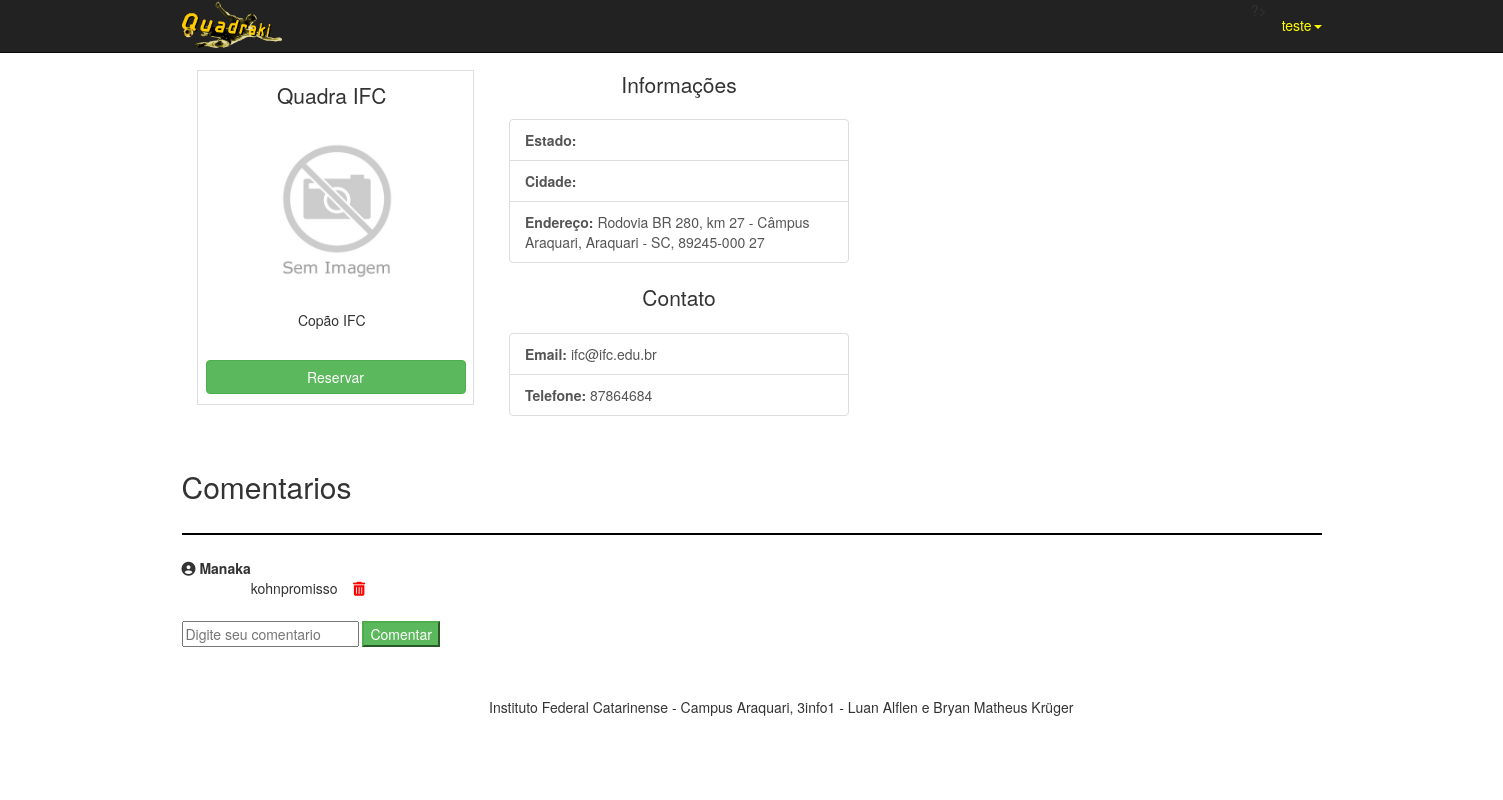
Page /TCC/app/Controlers/ControlerLocal.php?acao=show&idlocal=27 (signed in) on the committed database.
### tables this page shows
CREATE TABLE `usuarios` (
  `id_usuario` int(11) NOT NULL,
  `nome` varchar(50) NOT NULL,
  `login` varchar(150) NOT NULL,
  `senha` varchar(50) NOT NULL,
  `telefone` varchar(200) NOT NULL,
  `email` varchar(50) NOT NULL,
  `cpf` varchar(200) NOT NULL,
  `tipuser` varchar(30) NOT NULL
);

CREATE TABLE `locais` (
  `id_local` int(11) NOT NULL,
  `foto` varchar(300) DEFAULT NULL,
  `nome` varchar(150) NOT NULL,
  `email` varchar(150) NOT NULL,
  `endereco` varchar(150) NOT NULL,
  `numero` int(11) DEFAULT NULL,
  `telefone` int(15) NOT NULL,
  `descricao` varchar(300) NOT NULL,
  `id_estado` int(11) NOT NULL,
  `id_municipio` int(11) NOT NULL,
  `id_categoria` int(11) NOT NULL,
  `id_usuario` int(11) NOT NULL
);

CREATE TABLE `comentarios` (
  `id_comentario` int(11) NOT NULL,
  `data` timestamp NOT NULL DEFAULT CURRENT_TIMESTAMP,
  `texto` varchar(1000) NOT NULL,
  `id_usuario` int(11) NOT NULL,
  `id_local` int(11) NOT NULL
);

### TCC/app/Models/DBConnection.php (called while the page is built, shortened)
<?php
class DBConnection {
    public static $conexao = null;
    public static function getConexao(){
        try{
            if(self::$conexao == null){
                self::$conexao = new PDO("mysql:host=".self::HOST.";dbname=".self::NOMEBANCO, self::USUARIO, self::SENHA);
                self::$conexao->setAttribute(PDO::ATTR_ERRMODE, PDO::ERRMODE_EXCEPTION);
            }
            return self::$conexao;
        }catch(PDOException $e){
            die("Falhou a conexao ou ocorreu um erro banco: " . $e->getMessage());
        }
        return $conexao;
    }
}
?>

### TCC/app/Models/UsuarioCrud.php (called while the page is built, shortened)
<?php
require_once 'DBConnection.php';
require_once 'Usuario.php';
class UsuarioCrud
{
    private $conexao;
    public function __construct()
    {
        $this->conexao = DBConnection::getConexao();
    }
    public function getUsuarioId($iduser)
    {
        $sql = "select * from usuarios where id_usuario='{$iduser}'";
        $resultado = $this->conexao->query($sql);
        $usuario = $resultado->fetch(PDO::FETCH_ASSOC);
        $objetoUsuario = new Usuario(
            $usuario['nome'],
            $usuario['login'],
            $usuario['senha'],
            $usuario['email'],
            $usuario['telefone'],
            $usuario['cpf'],
            $usuario['tipuser'],
            $usuario['id_usuario']
        );
        return $objetoUsuario;
    }
}

### TCC/app/Models/Usuario.php (called while the page is built, shortened)
<?php
class Usuario
{
    public $nome;
    public function __construct($nome=null, $login=null, $senha=null, $email=null, $telefone=null, $cpf=null, $tipuser=null, $id=null){
        $this->nome = $nome;
    }
    public function getNome()
    {
        return $this->nome;
    }
}

### TCC/app/Models/LocalCrud.php (called while the page is built, shortened)
<?php
require_once 'DBConnection.php';
require_once 'Local.php';
class LocalCrud
{
    private $conexao;
    public function __construct()
    {
        $this->conexao = DBConnection::getConexao();
    }
    public function getLocal($id)
    {
        $sql = 'select * from locais where id_local='.$id;
        $resultado = $this->conexao->query($sql);
        $local = $resultado->fetch(PDO::FETCH_ASSOC);
        $objetoLocal = new Local(
            $local['foto']
            ,$local['nome'],
            $local['email'],
            $local['endereco'],
            $local['numero'],
            $local['telefone'],
            $local['descricao'],
            $local['id_estado'],
            $local['id_municipio'],
            $local['id_categoria'],
            $local['id_usuario'],
            $local['id_local']);
        return $objetoLocal;
    }
    public function existeComentarios($idlocal){
        $sql = $this->conexao->prepare("SELECT * FROM comentarios WHERE id_local = '{$idlocal}'");
        $sql->execute();
        $resultado = $sql->rowCount();
        return $resultado;
    }
}

### TCC/app/Models/Local.php (called while the page is built, shortened)
<?php
class Local
{
    public $nome;
    public $email;
    public $telefone;
    public $descricao;
    public function __construct($foto=null, $nome=null,$email=null,$endereco=null,$numero=null,$telefone=null,$descricao=null,$id_estado=null,$id_municipio=null,$id_categoria=null, $id_usuario=null,$id_local=null){
        $this->foto = $foto;
        $this->nome = $nome;
        $this->email = $email;
        $this->endereco = $endereco;
        $this->numero = $numero;
        $this->telefone = $telefone;
        $this->descricao = $descricao;
        $this->id_local = $id_local;
    }
    public function getNome()
    {
        return $this->nome;
    }
    public function getEmail()
    {
        return $this->email;
    }
    public function getTelefone()
    {
        return $this->telefone;
    }
    public function getDescricao()
    {
        return $this->descricao;
    }
}

### TCC/app/Models/ComentarioCrud.php (called while the page is built, shortened)
<?php
    require_once 'DBConnection.php';
    require_once 'Comentario.php';
class ComentarioCrud
{
    private $conexao;
    public function __construct()
    {
        $this->conexao = DBConnection::getConexao();
    }
    public function getComentariosLocal($idlocal)
    {
        $sql = 'SELECT * FROM comentarios where id_local = '.$idlocal;
        $resultado = $this->conexao->query($sql);
        $comentarios = $resultado->fetchAll(PDO::FETCH_ASSOC);
        foreach ($comentarios as $comentario) {
            $data = $comentario['data'];
            $texto = $comentario['texto'];
            $id_user = $comentario['id_usuario'];
            $id_local = $comentario['id_local'];
            $id_comentario = $comentario['id_comentario'];
            $obj = new Comentario($data,$texto,$id_user,$id_local,$id_comentario);
            $Listacomentario[] = $obj;
        }
        return $Listacomentario;
    }
}

### TCC/app/Models/Comentario.php (called while the page is built, shortened)
<?php
class Comentario
{
    public function __construct($data=null, $texto=null,$id_usuario=null,$id_local=null, $id_comentario=null){
        $this->texto = $texto;
        $this->id_usuario = $id_usuario;
        $this->id_comentario = $id_comentario;
    }
}

### TCC/app/Views/Local/show.php (the view, shortened to what this page needs)
<!DOCTYPE html>
<html lang="en">
<head>
    <link href="../../assets/css/bootstrap.css" rel="stylesheet">
    <link rel="stylesheet" href="https://maxcdn.bootstrapcdn.com/bootstrap/3.3.6/css/bootstrap.min.css">
    <link href="../../assets/css/shop-homepage.css" rel="stylesheet">
    <link rel="stylesheet" href="../../assets/css/style.css">
        <?php
        $id = $local->id_estado;
        $estado = getEstado($id);
        $id = $local->id_municipio;
        $municipio = getMunicipio($id);
        ?>
</head>
<body>
    <div class="container">
                <div class="col-md-12">
                 <div class="thumb">
                     <div id="exemplo" class="col-md-3">
                         <p class="lead"><?= $local->getNome();?></p>
                         <div style="text-align: center">
                         <img src="../../assets/img/Local/<?= $local->foto ?>" height="160" width="260">
                         </div>
                         <br>
                         <p style="text-align: center"><?= $local->getDescricao();?></p>
                         <div style="text-align: center">
                            <br><a id="reservarQuadra" class="btn btn-success" href="ControlerReservas.php?acao=show&idlocal=<?= $local->id_local?>">Reservar</a>
                         </div>
                         </div>
                     </div>
                 <div class="col-md-4">
                    <p class="lead">Informações</p>
                         <div class="list-group">
                             <a class="list-group-item"><b>Estado: </b><?= $estado->nome ?></a>
                             <a class="list-group-item"><b>Cidade: </b><?= $municipio->nome ?></a>
                             <a class="list-group-item"><b>Endereço: </b> <?= $local->endereco ?> <?= $local->numero ?></a>
                         </div>
                    <p class="lead">Contato</p>
                    <div class="list-group">
                        <a class="list-group-item"><b>Email: </b> <?= $local->getEmail();?></a>
                        <a class="list-group-item"><b>Telefone: </b><?= $local->getTelefone();?></a>
                    </div>
                </div>
                    <div class="col-md-4">
                        <div id="map"></div>
                    </div>
            </div>
        <h2>Comentarios</h2>
            <br>
        <?php
        $resultado = $crudLocal->existeComentarios($idlocal);
        if ($resultado == 0){
            echo "<p>Este local não possui comentarios.</p>";
        }else {
            $crudComentario = new ComentarioCrud();
            $comentarios = $crudComentario->getComentariosLocal($idlocal);
            foreach ($comentarios as $comentario):
                ?>
                <div class="<?= $comentario->id_usuario ?>" style="border-top: 2px solid #000; margin-bottom: 2%">
                    <p style="float: left; margin-top: 2%" >
                        <i class="fa fa-user-circle" aria-hidden="true"></i> <b><?php $iduser = $comentario->id_usuario;
                            $crud = new UsuarioCrud();
                            $usuario = $crud->getUsuarioId($iduser);
                            $nome = $usuario->getNome();
                            echo $nome; ?></b></p>
                    <br>
                    <p style="margin-top: 2%">
                        <?= $comentario->texto ?>
                        <a style="color: red; text-decoration: none; margin-left: 1%" id="excluir" href="ControlerComentario.php?acao=excluir&idcomentario=<?= $comentario->id_comentario; ?>&idlocal=<?= $_GET['idlocal'] ?>"class="fa fa-trash"></a>
                    </p>
                </div>
            <?php
            endforeach;
        }
        ?>
            <form method="post" action="ControlerComentario.php?acao=cadastrar">
                <input type="text" name="texto" placeholder="Digite seu comentario">
                <button type="submit" class="bnt btn-success">Comentar</button>
            </form>
</body>
</html>

### TCC/app/Views/Template/Cabecalholocal.php (shortened to what this page needs)
<!DOCTYPE html>
<html lang="en">
<head>
    <link href="../../assets/css/bootstrap.css" rel="stylesheet">
    <link rel="stylesheet" href="https://cdnjs.cloudflare.com/ajax/libs/font-awesome/4.7.0/css/font-awesome.min.css">
    <link rel="stylesheet" href="https://maxcdn.bootstrapcdn.com/font-awesome/4.7.0/css/font-awesome.min.css">
    <link href="../../assets/css/shop-homepage.css" rel="stylesheet">
    <link rel="stylesheet" href="../../assets/css/style.css">
</head>
<body>
<?php
$iduserlogado = $_SESSION['id'];
$crudUser = new UsuarioCrud();
$user = $crudUser->getUsuarioId($iduserlogado);
?>
<nav class="navbar navbar-inverse navbar-fixed-top" role="navigation">
    <div class="container">
        <div class="navbar-header">
            <a class="" href="ControlerLocal.php">
                <img src="../../assets/img/logo.png" id="logotipe">
            </a>
        </div>
        <div class="collapse navbar-collapse" id="bs-example-navbar-collapse-1">
            <ul class="nav navbar-nav navbar-right">
                <li class="dropdown pull-right">
                    <?php
                    $iduser = $_SESSION['id'];
                    $crudUser = new UsuarioCrud();
                    $user = $crudUser->getUsuarioId($iduser);
                    ?>
                    <a style="color: yellow" href="#" class="dropdown-toggle pull-right" data-toggle="dropdown" role="button" aria-haspopup="true" aria-expanded="false"><?= $user->getNome() ?><span class="caret"></span></a>
                        <?php
                        $crud = new LocalCrud();
                        $local = $crud->getLocal($idlocal);
                        ?>
            </ul>
        </div>
    </div>
</nav>

### TCC/assets/css/shop-homepage.css (style rules this page uses)
body { padding-top: 70px; }

### TCC/assets/css/style.css (style rules this page uses)
#exemplo { position: relative; display: block; padding: 10px 15px; margin-bottom: -1px; background-color: white; border: 1px solid #ddd; margin-right: 20px; padding-left: 8px; }
#reservarQuadra { width: 260px; }
#logotipe { width:100px; }
a { color: white; }

### TCC/app/Views/Local/show.php (style rules this page uses)
#map { height: 400px; width: 100%; }

### rows in the picture
usuarios: nome "teste"
locais: nome "Quadra IFC", foto (picture), descricao "Copão IFC", endereco "Rodovia BR 280, km 27 - Câmpus Araquari, Araquari - SC, 89245-000", numero "27", email "ifc@ifc.edu.br", telefone "87864684"
comentarios: id_usuario.nome "Manaka", texto "kohnpromisso"
